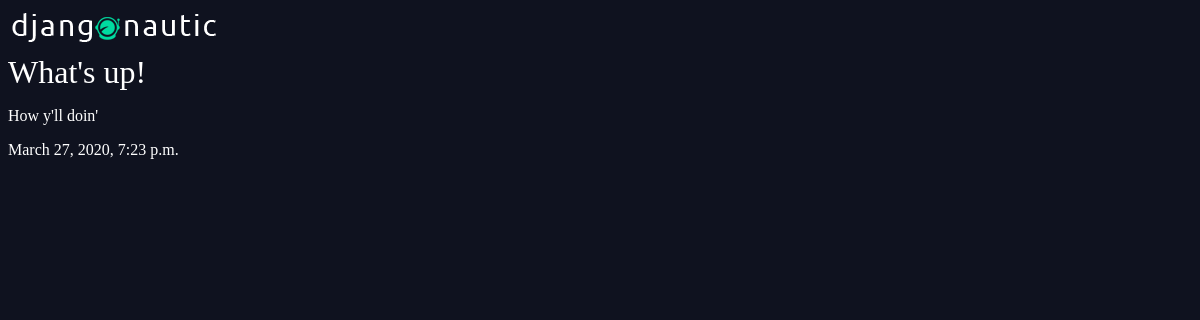
/articles/what-up/, run on the app's committed database.
### app/models.py (models this page shows, shortened)
class Article(models.Model):
    title = models.CharField(max_length=255)
    slug = models.SlugField()
    body = models.TextField()
    date = models.DateTimeField(auto_now_add=True)

### app/views.py (the view)
# urls.py: path('<str:slug>/', views.article_detail, name='article_detail'),
def article_detail(request, slug):
    article = Article.objects.get(slug=slug)
    return render(
        request,
        'articles/article_detail.html',
        {'article': article}
    )

### app/templates/articles/article_detail.html
{% extends 'base_layout.html'%}
{% block content %}
  <div class="article-detail">
    <div class="article">
      <h1>{{ article.title }}</h1>
      <p>{{ article.body }}</p>
      <p>{{ article.date }}</p>
    </div>
  </div>
{% endblock %}

### assets/styles.css (style rules this page uses)
body { background-color: #0f121f; background-image: url(stars.jpg); background-repeat-y: no-repeat; background-size: 1000px; color: #fff; }
body * { font-family: calibri; }
h1, h2, h3, h4, h5 { font-weight: normal; margin: 0; }

### data on the page
Article: title "What's up!", body "How y'll doin'", date "March 27, 2020, 7:23 p.m."
